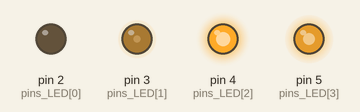
This sketch was run on a simulated Arduino Uno, built with avr-gcc and run on an emulated ATmega328P. Shown: output pins drawn as LEDs (lit = HIGH).

Above: at 0.05 s.
At 0.55 s:
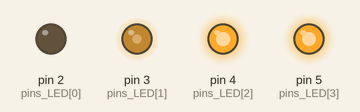
At 0.65 s:
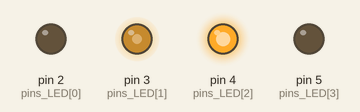
At 1.25 s:
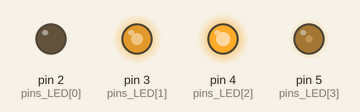
At 1.85 s:
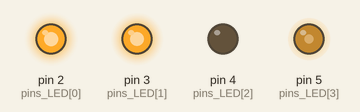
At 2.5 s:
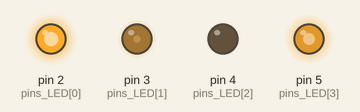
Timing chart, 0 to 5.9 s (numbered marks = the images above):
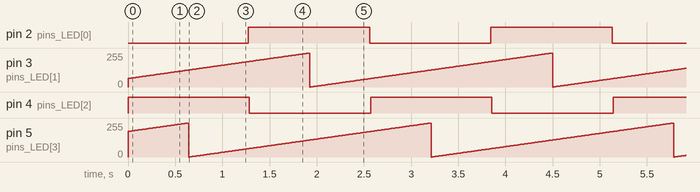

Measured:
- by itself, pin 2 (pins_LED[0]), pin 4 (pins_LED[2]): alternates HIGH for 1.3 s and LOW for 1.3 s
- by itself, pin 3 (pins_LED[1]), pin 5 (pins_LED[3]): ramps from 0/255 to 255/255 and jumps back, once every 2.6 s

The sketch:

HW5_201812145_.ino
```cpp
/*
 * HW5_201812145
 * PWM신호를 사용하여 LED 밝기 조절
 * 각 LED의 시작 밝기가 다름
 * 0%, 25%, 50%, 100%로 시작
 */
int pins_LED[]={2,3,4,5};
//0%, 25%, 50%, 100%로 시작
int PWM_value[] = {0,63,127,191};

void setup() {
  Serial.begin(9600);
  for(int i=0; i<4; i++){
    pinMode(pins_LED[i],OUTPUT);
  }
}

void loop() {
   while(true){
    for(int j=0; j<4; j++){
      PWM_value[j] += 1;
      if(PWM_value[j] >= 256){
        PWM_value[j]=0;
      }
      analogWrite(pins_LED[j], PWM_value[j]);
    }
    delay(10);
  }
}
```
